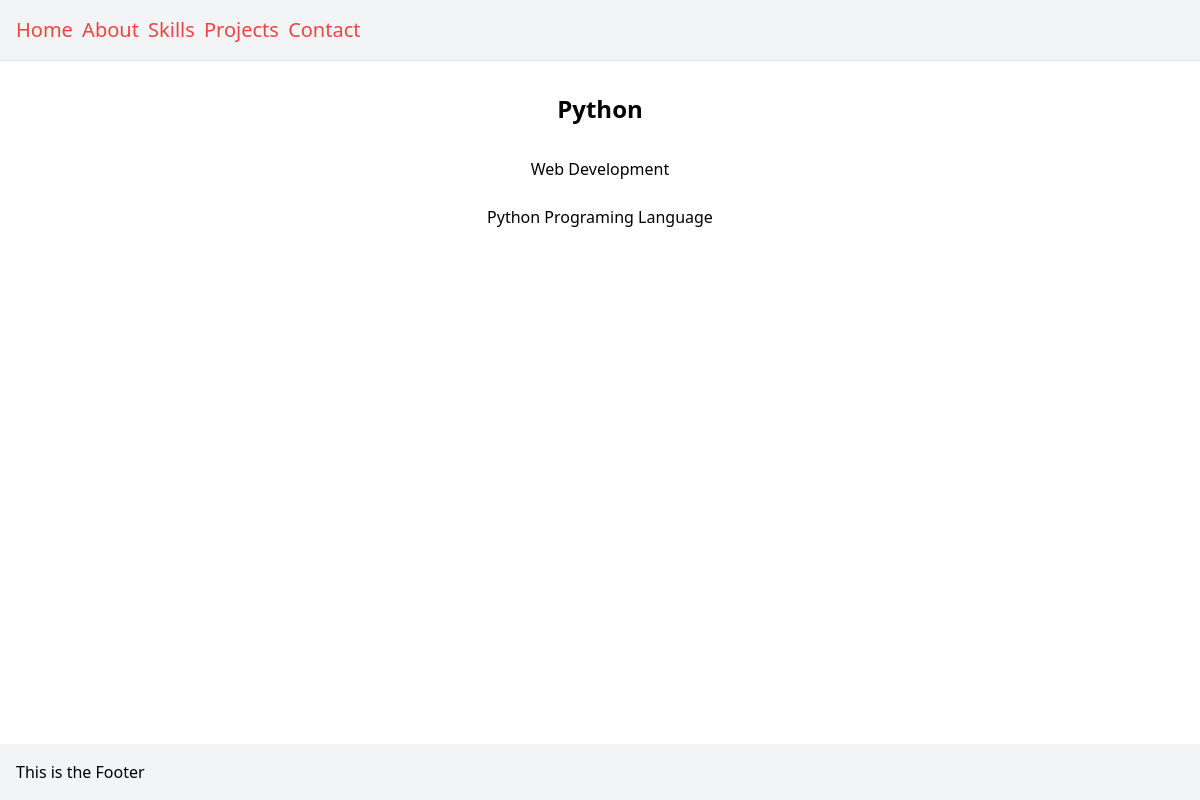
Page /skill/2/ on the committed database.
### portfo/models.py (models this page shows, shortened)
class Skill(models.Model):
    FIELD = (
        ("web development", "Web Development"),
        ("automation", "Automation"),
        ("artifiacl intelligence", "Artifiacl Intelligence"),
        ("cyber security", "Cyber Security"),
    )
    name = models.CharField(max_length=50)
    description = models.TextField(blank=True, null=True)
    field = models.CharField(
        max_length=100, choices=FIELD, blank=True, null=True)
    langsymbol = models.ImageField(
        upload_to='lang_symbol', blank=True, null=True)
    cert = models.ImageField(upload_to='certs', blank=True, null=True)

### portfo/views.py (the view)
# urls.py: path('skill/<int:pk>/', SkillDetailView.as_view(), name='skill-detail'),
class SkillDetailView(DetailView):
    model = Skill

### portfo/templates/portfo/skill_detail.html (shortened to what this page needs)
{% extends "portfo/_base.html" %}
{% block content %}
    <header class="text-center">
        <h1 class="text-2xl font-bold mb-4">{{skill.name}}</h1>
    </header>
    <section class="mt-8 text-center">
        <h3>{{ skill.field|title }}<h3>
        <br>
        <p>{{ skill.description }}</p>
    </section>
{% endblock content %}

### rows in the picture
Skill: name "Python", field "Web Development", description "Python Programing Language"
